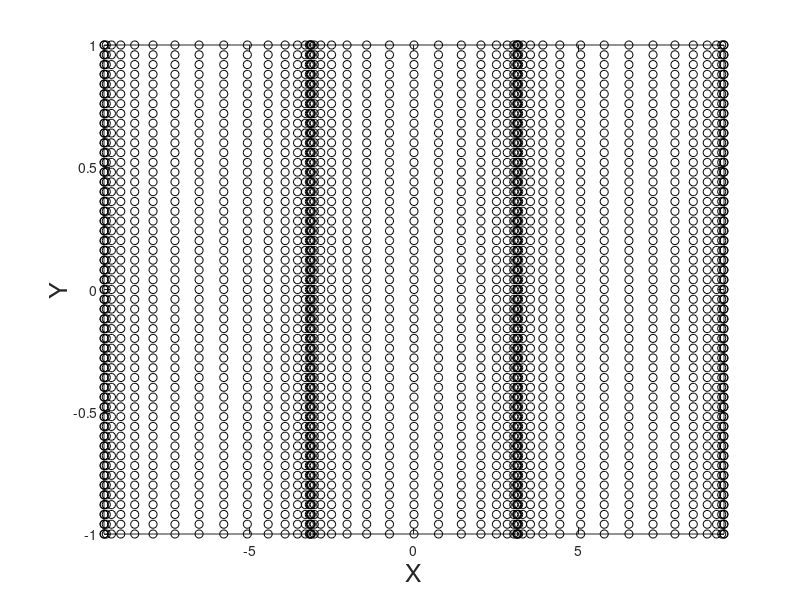

Here is the MATLAB script that generated this plot:
% Fundamentos de Acústica Submarina 

clear all, close all 

quadros = 101;
nx    = 51;
ny    = 51;
w     = 1.0;
k     = 1.0;
xmax  = 3.0*pi;
ymax  = 1.0;
t     = linspace(0.0,10.0*pi,quadros);
x     = linspace(-xmax,xmax,nx);
y     = linspace(-ymax,ymax,ny);

% Animação: 

figure(1)
for i = 1:quadros
%i
p = sin( k*x - w*t(i) );
xi = x + p;
[Xi,Y] = meshgrid(xi,y);
figure(1)
plot(Xi,Y,'ko')
xlabel('X','FontSize',18)
ylabel('Y','FontSize',18)
xlim([-3*pi,3*pi])
pause(0.1)

endfor
